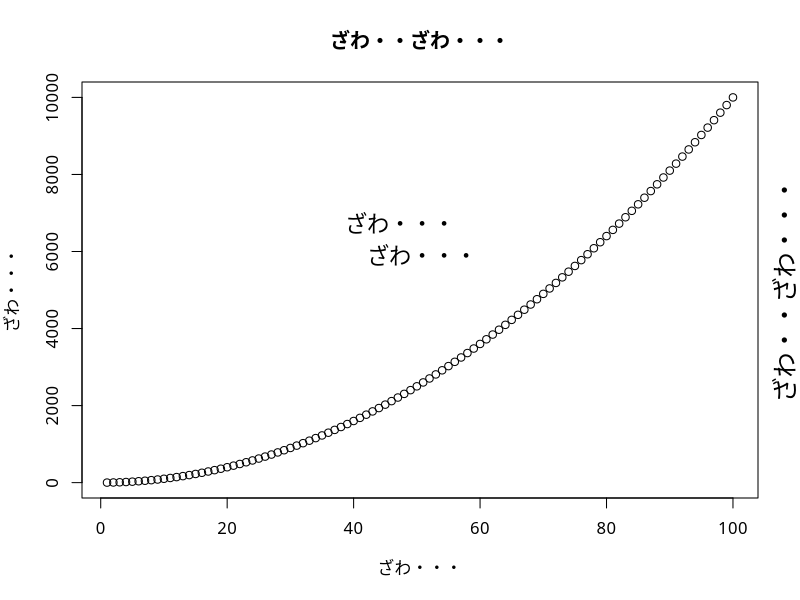

The R source for this figure:
## ---- chunk 1
library(knitr)
opts_chunk$set(fig.path = "figure/ja-fig-", fig.height=5, fig.width=5, fig.align="center", echo=FALSE)
library(grid)

# フォントの登録
quartzFonts(
  kan = quartzFont(rep("DFKanTeiRyu-XB-MP-RKSJ-H", 4)),
  mei = quartzFont(rep("Meiryo", 4)),
  rei = quartzFont(rep("DFLeiSho-SB-MP-RKSJ-H", 4)))
## ---- chunk 2
# 下書きデバイスの設定
opts0 <- options(device = function(file, width = 7, height = 7, ...) quartz(file=tempfile(), type="png", width = width, height = height, ...))
## ---- chunk 3
# メイリオでプロットします。
par(family="mei")
plot(1:100, (1:100)^2, main="ざわ・・ざわ・・・", xlab="ざわ・・・", ylab="ざわ・・・")
# 別のフォントを使います。
par(family = "rei")
mtext("ざわ・・ざわ・・・", 4, line=1, cex=1.5)
# gridグラフィックスを使ってみます。
grid.text(x = 0.5, y = 0.6, "ざわ・・・\n　　ざわ・・・", gp = gpar(fontsize = 16, fontfamily = "kan"))
## ---- chunk 4
# 下書きデバイスの復元
options(opts0)
